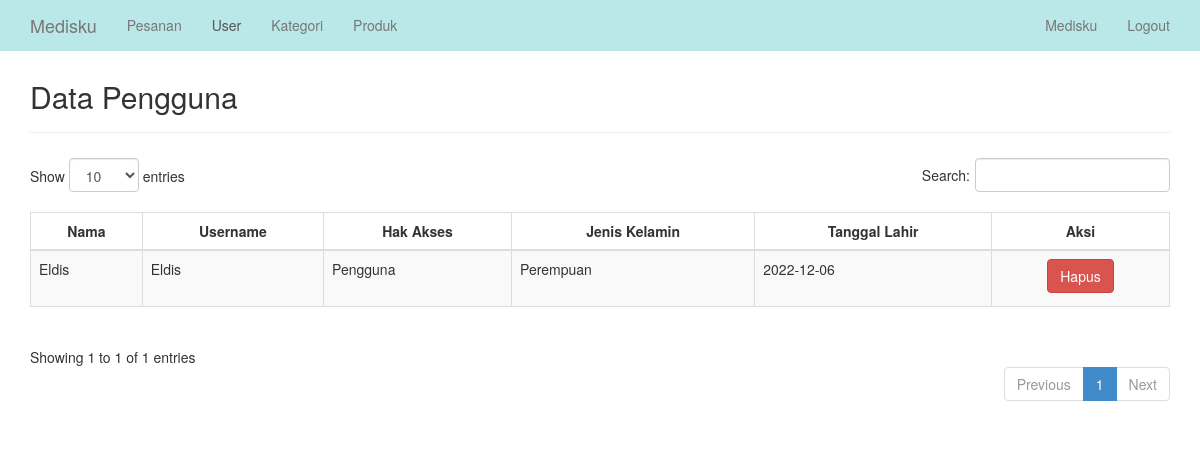
The app's page /admin/pengguna.php (signed in) with its own data.
### tables this page shows
CREATE TABLE `pengguna` (
  `id_pengguna` int(11) NOT NULL,
  `nama` varchar(20) NOT NULL,
  `jenis_kelamin` varchar(20) NOT NULL,
  `tgl_lahir` varchar(20) NOT NULL,
  `username` varchar(20) NOT NULL,
  `password` varchar(20) NOT NULL,
  `hak` varchar(25) NOT NULL
);

### admin/pengguna.php (the view, shortened to what this page needs)
<?php
    include "../koneksi/config.php";
?>
<!DOCTYPE html>
<html>
<head>
    <link href="../assets/css/bootstrap.css" rel="stylesheet">
    <link href="../assets/css/datatables.css" rel="stylesheet">
    <link href="../assets/css/style.css" rel="stylesheet" />
</head>
<body>
    <nav class="navbar navbar-default navbar-fixed-top" role="navigation">
        <div class="container">
            <div class="navbar-header">
                <a class="navbar-brand" href="home.php"> Medisku </a>
            </div>
            <div class="collapse navbar-collapse" id="bs-example-navbar-collapse-1">
                <ul class="nav navbar-nav">
                    <li><a href="home.php">Pesanan</a></li>
                    <li class="active"><a href="pengguna.php">User</a></li>
                    <li><a href="kategori.php">Kategori</a></li>
                    <li><a href="barang.php">Produk</a></li>
                </ul>
                <ul class="nav navbar-nav navbar-right">
                    <li>
                        <a href="user.php"><?php echo ucwords($_SESSION['nama'] ) ?></a>
                    </li>
                    <li>
                        <a href="logout.php">Logout</a>
                    </li>
                </ul>
            </div>
        </div>
    </nav>
    <div class="container">
        <br><br>
        <div class="page-header">
            <h2> Data Pengguna </h2>
        </div>
        <table id="tables" class="table table-responsive table-bordered table-striped">
            <thead>
                <tr>
                    <th style="text-align: center;">Nama</th>
                    <th style="text-align: center;">Username</th>
                    <th style="text-align: center;">Hak Akses</th>
                    <th style="text-align: center;">Jenis Kelamin</th>
                    <th style="text-align: center;">Tanggal Lahir</th>
                    <th style="text-align: center;">Aksi</th>
                </tr>
            </thead>
            <?php
                $sql = "select * from pengguna where not hak='admin'";
                $query = mysqli_query($connect, $sql);
                while ($data = mysqli_fetch_array($query)){ ?>
                    <tr>
                        <td><?php echo ucwords($data["nama"]); ?></td>
                        <td><?php echo ucwords($data["username"]); ?></td>
                        <td><?php echo ucwords($data["hak"]); ?></td>
                        <td><?php echo ucwords($data["jenis_kelamin"]); ?></td>
                        <td><?php echo ucwords($data["tgl_lahir"]); ?></td>
                        <td style="text-align: center;">
                            <a href="hapus_pengguna.php?id_pengguna=<?php echo $data["id_pengguna"]; ?>" onclick='return confirm("Anda Yakin?")' class="btn btn-danger">Hapus</a>
                        </td>
                    </tr>
                <?php }
            ?>
        </table>
    </div>
</body>
</html>

### assets/css/datatables.css (style rules this page uses)
table.dataTable thead { cursor: pointer; }

### assets/css/style.css (style rules this page uses)
.btn { margin-bottom:5px; }

### records on screen
pengguna: nama "Eldis", username "Eldis", hak "Pengguna", jenis_kelamin "Perempuan", tgl_lahir "2022-12-06"

### other values on screen
$_SESSION['nama'] "Medisku"
